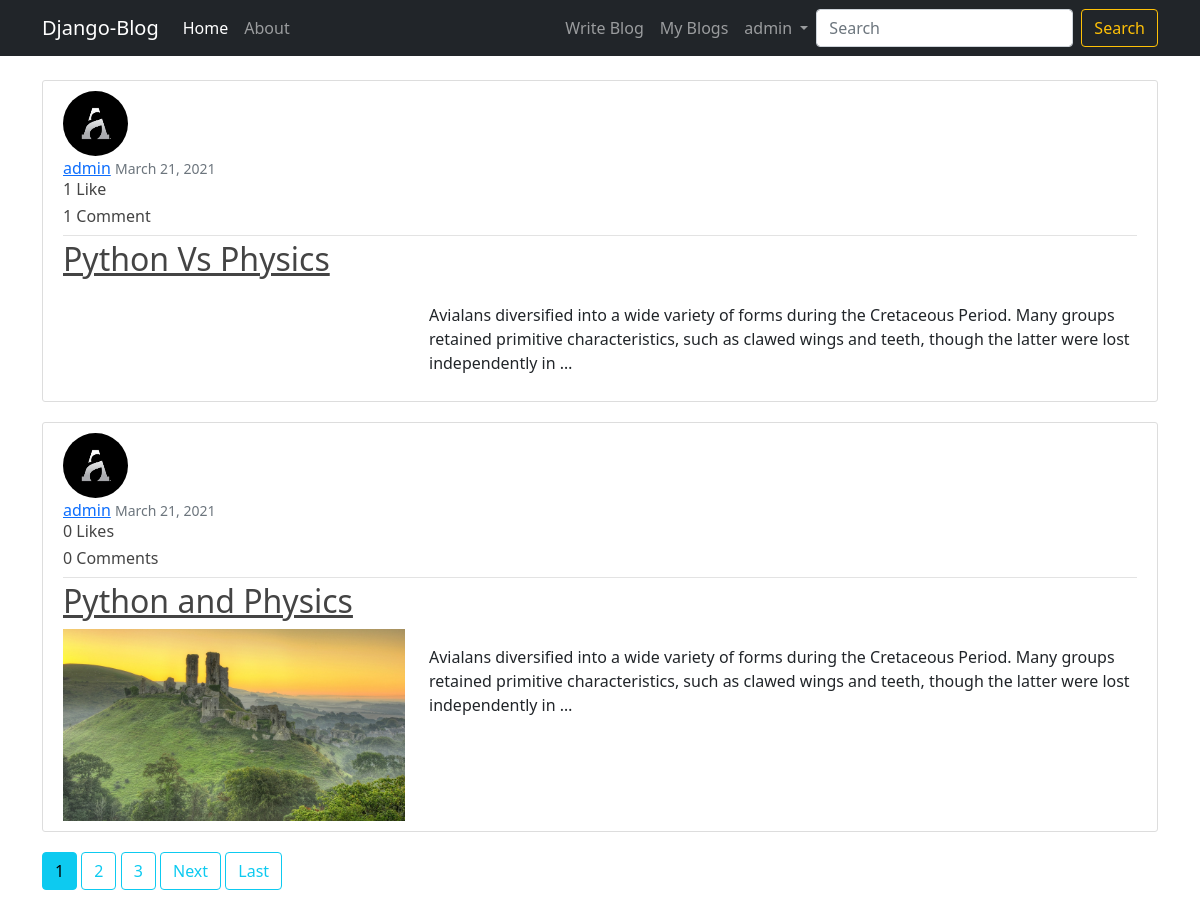
The app's page / (signed in) with its own data.
### App_Blog/models.py (models this page shows, shortened)
class Blog(models.Model):
    author       = models.ForeignKey(User, on_delete=models.CASCADE, related_name='post_author')
    title        = models.CharField(max_length=264, verbose_name='Put a title')
    slug         = models.SlugField(max_length=264, unique=True)
    content      = models.TextField(verbose_name="What's on your mind?")
    blog_image   = models.ImageField(upload_to='blog_images', verbose_name='Image')
    publish_date = models.DateTimeField(auto_now_add=True)
    update_date  = models.DateTimeField(auto_now=True)
    class Meta:
        ordering = ['-publish_date']

### App_Login/models.py (models this page shows, shortened)
class UserProfile(models.Model):
    user = models.OneToOneField(User, on_delete=models.CASCADE, related_name='user_profile')
    image = models.ImageField(default='default.png',upload_to='profile_pics')

### App_Blog/views.py (the view)
# urls.py: path('', BlogList.as_view(), name='blog-home'),
class BlogList(ListView):
    model               = Blog
    context_object_name = 'blogs'
    template_name       = 'App_Blog/blog_list.html'
    paginate_by         = 2

### App_Blog/templates/App_Blog/blog_list.html (shortened to what this page needs)
{% extends 'App_Blog/base.html' %}
{% block content %}
{% for blog in blogs %}
<article class="media content-section">
    <img class="rounded-circle article-img" src="{{ blog.author.user_profile.image.url }}" alt="">
    <div class="media-body">
        <div class="article-metadata">
            <a class="mr-2" href="">{{ blog.author }}</a>
            <small class="text-muted">{{ blog.publish_date|date:"F d, Y" }}</small><br>
            <h6>{{ blog.liked_blog.count }} Like{{ blog.liked_blog.count|pluralize }}</h6>
            <h6>{{blog.blog_comment.count}} Comment{{blog.blog_comment.count|pluralize}}</h6>
        </div>
        <h2><a class="article-title" href="{% url 'App_Blog:blog-details' slug=blog.slug %}">{{ blog.title }}</a></h2>
        <div class="row">
            <div class="col-sm-4">
                <img class="blog-img" src="{{ blog.blog_image.url }}" alt="">
            </div>
            <div class="col-sm-8">
                <p class="article-content">{{ blog.content|linebreaks|truncatewords:30 }}</p>
            </div>
        </div>
    </div>
</article>
{% endfor %}
{% if is_paginated %}
        {% for num in page_obj.paginator.page_range %}
            {% if page_obj.number == num %}
                <a class="btn btn-info mb-4" href="?page={{ num }}">{{ num }}</a>
            {% elif num > page_obj.number|add:'-3' and num < page_obj.number|add:'3' %}
                <a class="btn btn-outline-info mb-4" href="?page={{ num }}">{{ num }}</a>
            {% endif %}
        {% endfor %}
        {% if page_obj.has_next %}
            <a class="btn btn-outline-info mb-4" href="?page={{ page_obj.next_page_number }}">Next</a>
            <a class="btn btn-outline-info mb-4" href="?page={{ page_obj.paginator.num_pages }}">Last</a>
        {% endif %}
    {% endif %}
{% endblock content %}

### App_Blog/templates/App_Blog/navber.html (shortened to what this page needs)
<nav class="navbar navbar-expand-lg navbar-dark bg-dark">
    <div class="container">
      <a class="navbar-brand" href="{% url 'App_Blog:blog-home'%}">Django-Blog</a>
      <div class="collapse navbar-collapse" id="navbarSupportedContent">
        <ul class="navbar-nav me-auto">
          <li class="nav-item">
            <a class="nav-link active" aria-current="page" href="{% url 'App_Blog:blog-home'%}">Home</a>
          </li>
          <li class="nav-item">
            <a class="nav-link" href="#">About</a>
          </li>
        </ul>
        <ul class="navbar-nav ms-auto">
          {% if user.is_authenticated %}
          <li class="nav-item">
            <a class="nav-link" aria-current="page" href="{% url 'App_Blog:blog-create'%}">Write Blog</a>
          </li>
          <li class="nav-item">
            <a class="nav-link" aria-current="page" href="{% url 'App_Blog:my-blogs'%}">My Blogs</a>
          </li>
          <li class="nav-item dropdown">
            <a class="nav-link dropdown-toggle" href="#" id="navbarDropdown" role="button" data-toggle="dropdown" aria-haspopup="true" aria-expanded="false">
              {{user.username}}
            </a>
          </li>
          {% endif %}
        </ul>
        <form class="d-flex">
          <input class="form-control me-2" type="search" placeholder="Search" aria-label="Search">
          <button class="btn btn-outline-warning" type="submit">Search</button>
        </form>
      </div>
    </div>
  </nav>

### App_Login/static/App_Login/css/main.css (style rules this page uses)
body { background-color: #f9f9fa }
img { width: 100px; }
h6 { font-size: 14px }
.text-muted { color: #919aa3 !important }

### App_Blog/static/App_Blog/css/main.css (style rules this page uses)
body { background: #fafafa; color: #333333; }
h1, h2, h3, h4, h5, h6 { color: #444444; }
ul { margin: 0; }
.blog-img { width: 100%; }
.content-section { background: #ffffff; padding: 10px 20px; border: 1px solid #dddddd; border-radius: 3px; margin-bottom: 20px; }
.article-title { color: #444444; }
.article-content { white-space: pre-line; }
.article-img { height: 65px; width: 65px; margin-right: 16px; }
.article-metadata { padding-bottom: 1px; margin-bottom: 4px; border-bottom: 1px solid #e3e3e3 }

### records on screen
Blog: author.user_profile.image (picture), author "admin", publish_date "March 21, 2021", liked_blog.count "1", blog_comment.count "1", title "Python Vs Physics", content "Avialans diversified into a wide variety of forms during the Cretaceous Period. Many groups retained primitive characteristics, such as clawed wings and teeth, though the latter were lost independently in …"
Blog: author.user_profile.image (picture), author "admin", publish_date "March 21, 2021", liked_blog.count "0", blog_comment.count "0", title "Python and Physics", blog_image (picture), content "Avialans diversified into a wide variety of forms during the Cretaceous Period. Many groups retained primitive characteristics, such as clawed wings and teeth, though the latter were lost independently in …"

### other values on screen
{{ user.username }} "admin"
{{ num }} "1"
{{ num }} "2" "3"
